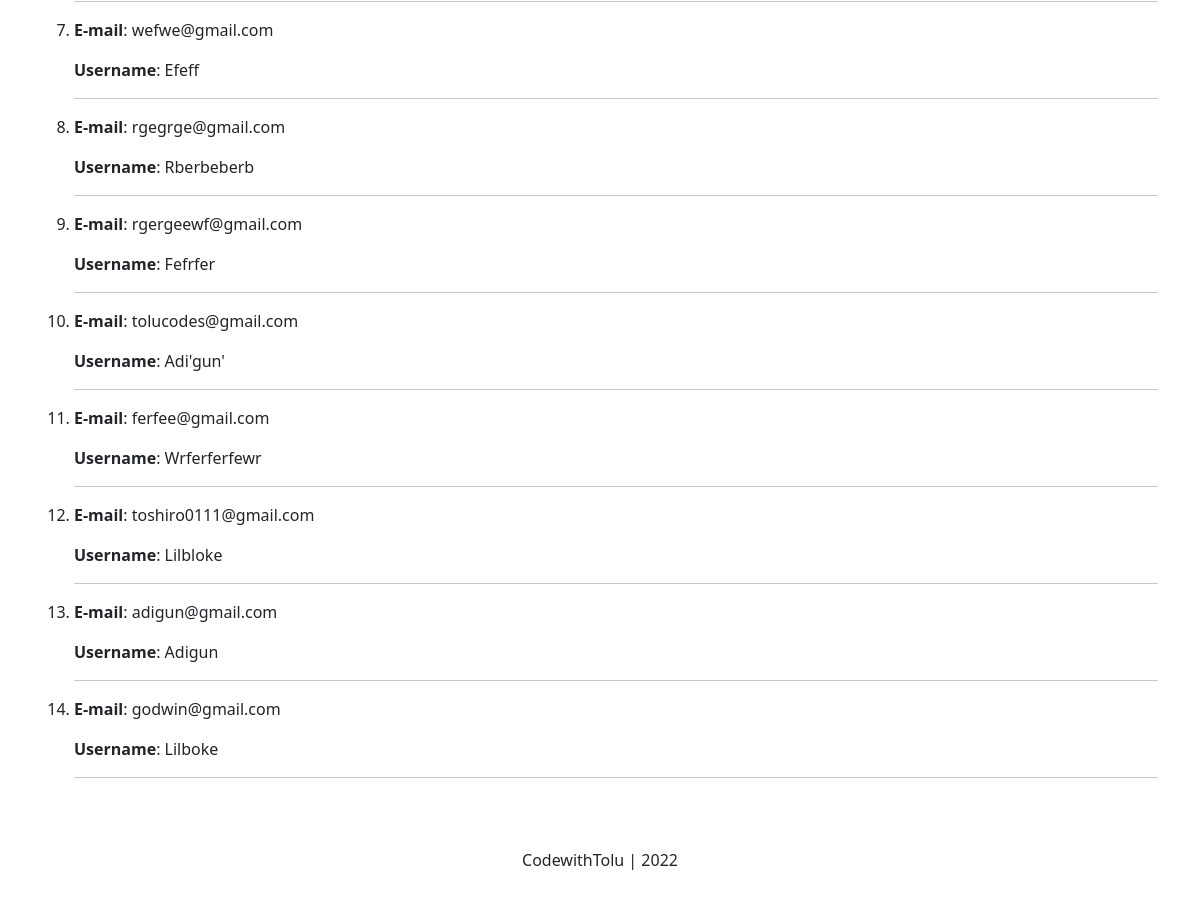
The app's page / (lower part), older data.
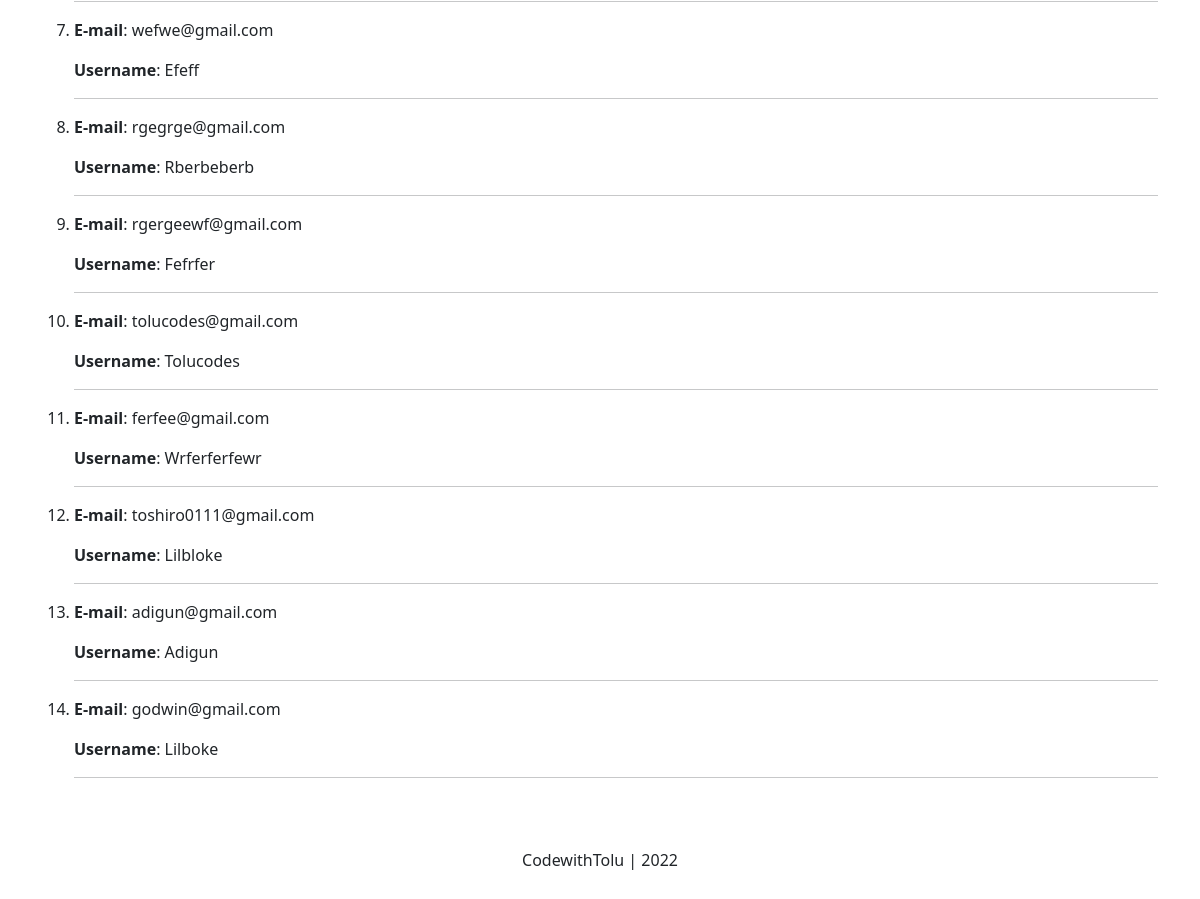
The same page, newer data.
### account/models.py (models this page shows, shortened)
class Account(AbstractBaseUser):
    email                   = models.EmailField(unique=True, max_length=50)
    username                = models.CharField(unique=True, max_length=25)
    date_joined             = models.DateTimeField(auto_now_add=True)
    last_login              = models.DateTimeField(auto_now=True)
    is_admin                = models.BooleanField(default=False)
    is_staff                = models.BooleanField(default=False)
    is_active               = models.BooleanField(default=True)
    is_superuser            = models.BooleanField(default=False)
    USERNAME_FIELD = 'email'
    REQUIRED_FIELDS = ['username', ]
    objects = MyAccountManager()
    def __str__(self):
        return self.email

### blog_app/views.py (the view)
# urls.py: re_path(r'^$', views.home_page, name='home_page'),
def home_page(request):
    accounts = Account.objects.all()
    context = {
        'accounts': accounts
    }
    return render(request, 'blog_app/home.html', context)

### blog_app/templates/blog_app/home.html (shortened to what this page needs)
{% extends 'base.html' %}
{% block content %}
<div class="container">
    <div class="d-flex flex-column">
        <ol>
            {% for account in accounts %}
            <li>
                <p><b>E-mail</b>: {{ account }}</p>
                <p><b>Username</b>: {{ account.username|title }}</p>
            </li>
            <hr>
        {% endfor %}
        </ol>
    </div>
</div>
{% endblock content %}

Row changes from the older to the newer data that the page shows:
changed Account "tolucodes@gmail.com": username "Adi'gun'" → "Tolucodes"
